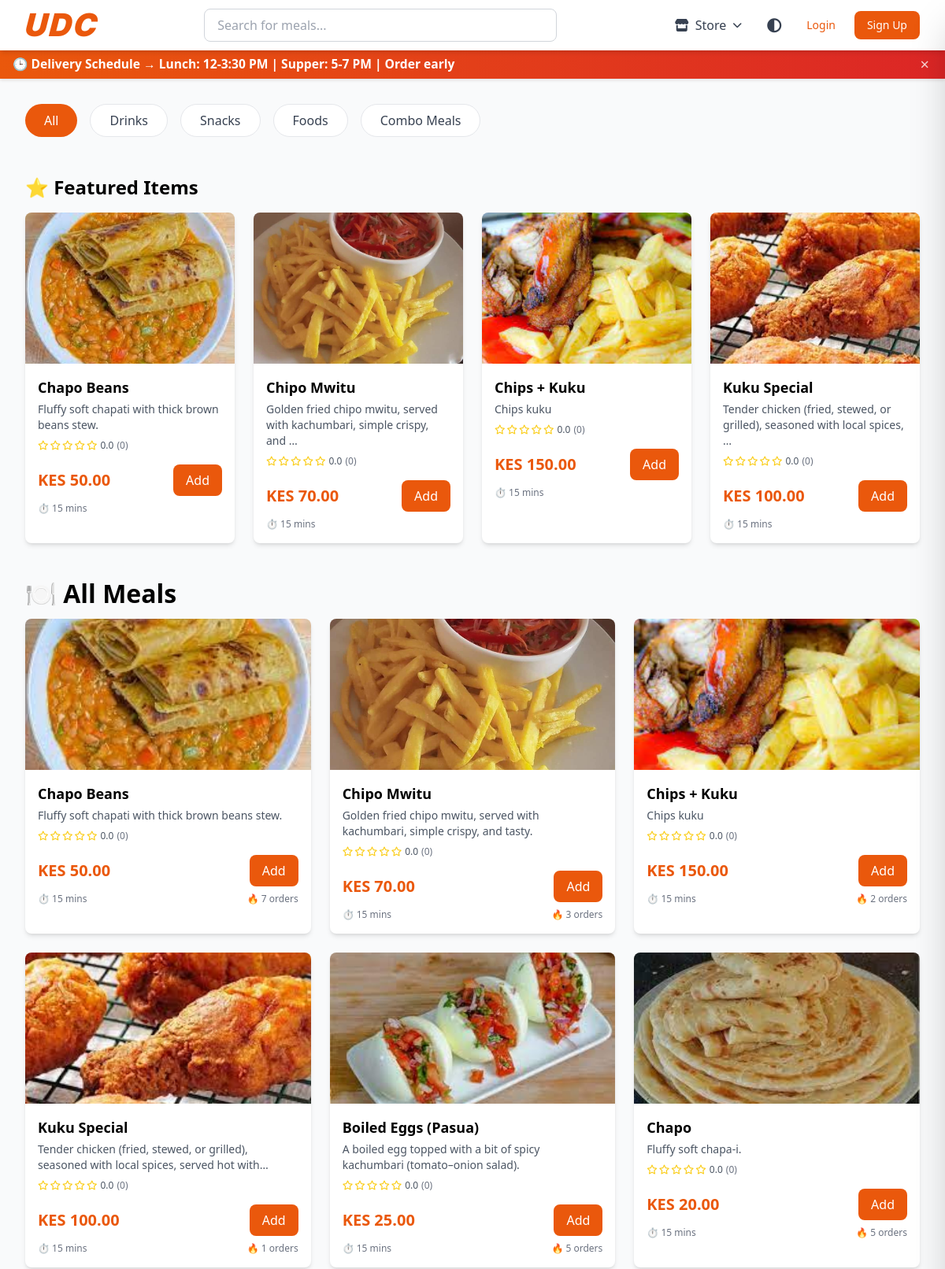
The app's page / (upper part), older data.
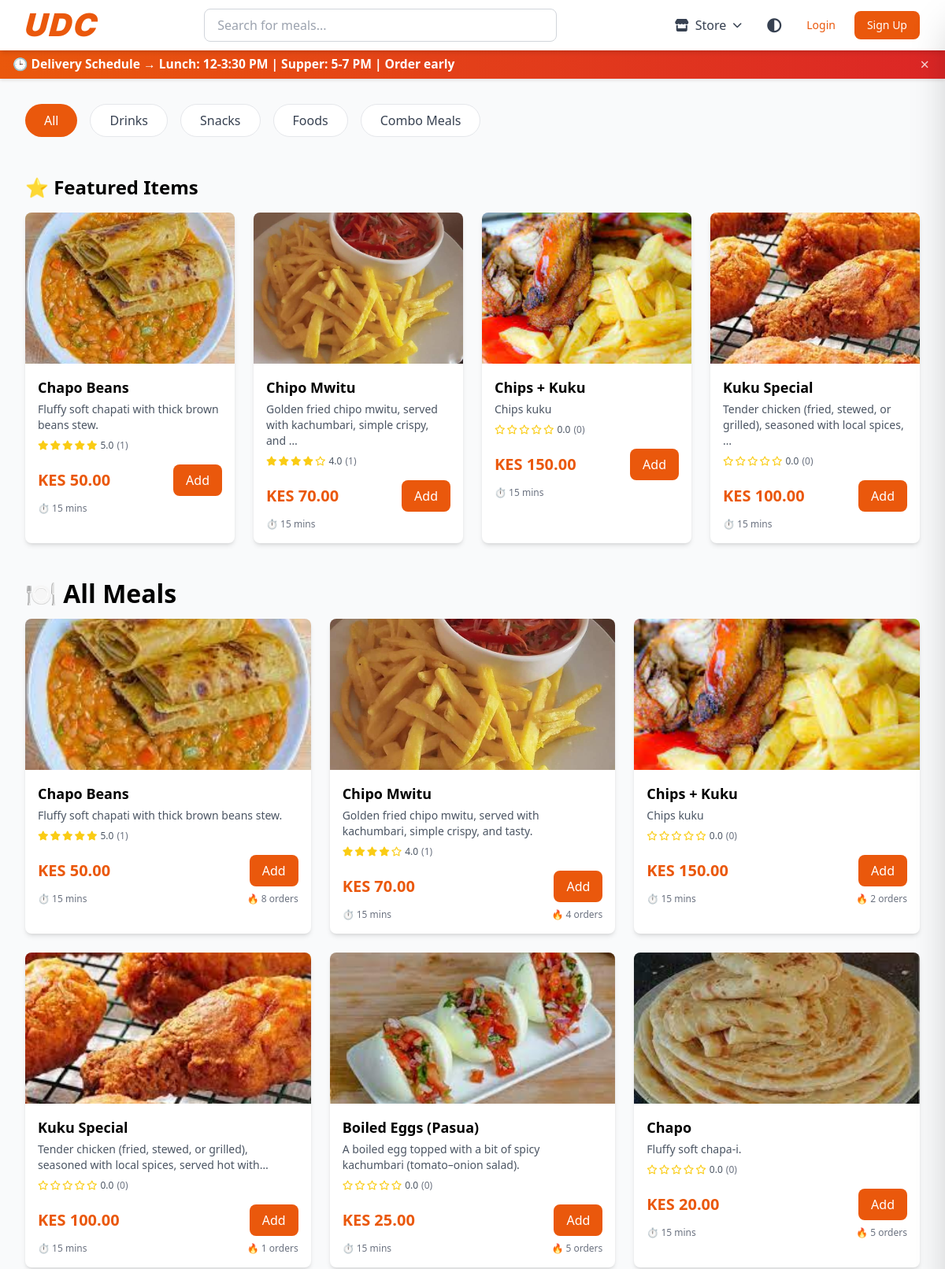
The same page, newer data.
### urbanfoods/models.py (models this page shows, shortened)
class FoodCategory(models.Model):
    STORE_CHOICES = [
        ('food', 'Food Store'),
        ('liquor', 'Liquor Store'),
        ('grocery', 'Grocery Shop'),
    ]
    name = models.CharField(max_length=50, unique=True)
    description = models.TextField(blank=True)
    icon = models.CharField(max_length=50, blank=True)  # emoji or icon class
    order = models.IntegerField(default=0)  # for sorting
    store_type = models.CharField(max_length=10, choices=STORE_CHOICES, default='food')
    class Meta:
        verbose_name_plural = "Food Categories"
        ordering = ['order', 'name']

class FoodItem(models.Model):
    STORE_CHOICES = [
        ('food', 'Food Store'),
        ('liquor', 'Liquor Store'),
        ('grocery', 'Grocery Shop'),
    ]
    name = models.CharField(max_length=100)
    description = models.TextField()
    category = models.ForeignKey(FoodCategory, on_delete=models.CASCADE, related_name='items')
    price = models.DecimalField(max_digits=10, decimal_places=2, validators=[MinValueValidator(0)])
    image = models.ImageField(upload_to='food_images/')
    prep_time = models.IntegerField(help_text="Preparation time in minutes", default=15)
    is_available = models.BooleanField(default=True)
    is_featured = models.BooleanField(default=False)
    is_meal_of_day = models.BooleanField(default=False)
    times_ordered = models.IntegerField(default=0)  # for popularity tracking
    store_type = models.CharField(max_length=10, choices=STORE_CHOICES, default='food')
    bottle_size = models.CharField(max_length=20, blank=True, help_text="For liquor items (e.g., 250ml, 500ml, 750ml)")
    created_at = models.DateTimeField(auto_now_add=True)
    updated_at = models.DateTimeField(auto_now=True)
    @property
    def is_liquor(self):
        return self.store_type == 'liquor'
    @property
    def average_rating(self):
        reviews = self.reviews.all()
        if reviews.exists():
            return round(sum(review.rating for review in reviews) / reviews.count(), 1)
        return 0
    @property
    def review_count(self):
        return self.reviews.count()
    class Meta:
        ordering = ['-is_featured', '-times_ordered', 'name']

class FoodReview(models.Model):
    user = models.ForeignKey(User, on_delete=models.CASCADE)
    food_item = models.ForeignKey(FoodItem, on_delete=models.CASCADE, related_name='reviews')
    order = models.ForeignKey(Order, on_delete=models.CASCADE)
    rating = models.IntegerField(validators=[MinValueValidator(1), MaxValueValidator(5)])
    comment = models.TextField(blank=True)
    created_at = models.DateTimeField(auto_now_add=True)
    class Meta:
        unique_together = ['user', 'food_item', 'order']
        ordering = ['-created_at']

### urbanfoods/views.py (the view)
# urls.py: path('', views.homepage, name='homepage'),
def homepage(request):
    store_type = request.session.get('store_type', 'food')
    categories = FoodCategory.objects.filter(store_type=store_type)
    category_id = request.GET.get('category')
    search_query = request.GET.get('q')
    food_items = FoodItem.objects.filter(is_available=True, store_type=store_type)
    if category_id:
        food_items = food_items.filter(category_id=category_id)
    if search_query:
        food_items = food_items.filter(
            Q(name__icontains=search_query) |
            Q(description__icontains=search_query)
        )
    meal_of_day = FoodItem.objects.filter(is_meal_of_day=True, is_available=True, store_type=store_type).first()
    featured_items_queryset = FoodItem.objects.filter(is_featured=True, is_available=True, store_type=store_type)[:4]
    featured_items = list(featured_items_queryset) if featured_items_queryset else []
    popular_items = FoodItem.objects.filter(is_available=True, store_type=store_type).order_by('-times_ordered')[:6]
    cart_count = 0
    if request.user.is_authenticated:
        cart, _ = Cart.objects.get_or_create(user=request.user)
        cart_count = cart.item_count
    context = {
        'categories': categories,
        'food_items': food_items,
        'meal_of_day': meal_of_day,
        'featured_items': featured_items,
        'popular_items': popular_items,
        'cart_count': cart_count,
        'selected_category': category_id,
        'search_query': search_query,
        'store_type': store_type,
    }
    return render(request, 'homepage.html', context)

### urbanfoods/templates/homepage.html (shortened to what this page needs)
{% load static %}
{% load rating_tags %}
<!DOCTYPE html>
<html lang="en">
<head>
    <script src="https://cdn.tailwindcss.com"></script>
    <link rel="stylesheet" href="https://cdnjs.cloudflare.com/ajax/libs/font-awesome/6.4.0/css/all.min.css">
    <link rel="stylesheet" href="{% static 'styles.css' %}">
</head>
<body class="bg-gray-50">
    <nav class="bg-white shadow-md sticky top-0 z-40">
        <div class="max-w-7xl mx-auto px-4 sm:px-6 lg:px-8">
            <div class="flex justify-between items-center h-16">
                <div class="flex flex-col items-start">
                    <a href="/" style="text-decoration: none;">
                        <h1 class="brand-logo">UDC</h1>
                    </a>
                </div>
                <div class="hidden md:flex flex-1 max-w-md mx-8">
                    <input
                        type="text"
                        id="searchInput"
                        placeholder="{% if store_type == 'liquor' %}Search for drinks...{% elif store_type == 'grocery' %}Search for groceries...{% else %}Search for meals...{% endif %}"
                        class="w-full px-4 py-2 border border-gray-300 rounded-lg focus:outline-none focus:ring-2 focus:ring-orange-500"
                    >
                </div>
                <div class="flex items-center gap-2">
                    <div class="relative">
                        <button onclick="toggleStoreDropdown()" class="flex items-center gap-2 px-4 py-2 text-gray-700 hover:text-orange-600 rounded-lg hover:bg-gray-100">
                            <i class="fas fa-store"></i>
                            <span class="hidden sm:inline">Store</span>
                            <i id="storeDropdownIcon" class="fas fa-chevron-down text-xs"></i>
                        </button>
                    </div>
                    <div class="relative">
                        <button onclick="toggleThemeMenu()" class="text-gray-700 hover:text-orange-600 p-2 rounded-lg hover:bg-gray-100">
                            <i id="themeIcon" class="fas fa-sun text-lg"></i>
                        </button>
                    </div>
                    {% if user.is_authenticated %}
                        <a href="/orders/" class="hidden sm:block text-gray-700 hover:text-orange-600 text-sm">My Orders</a>
                        <button onclick="toggleCart()" class="relative">
                            <svg class="w-6 h-6 sm:w-8 sm:h-8 text-gray-700 hover:text-orange-600" fill="none" stroke="currentColor" viewBox="0 0 24 24">
                                <path stroke-linecap="round" stroke-linejoin="round" stroke-width="2" d="M3 3h2l.4 2M7 13h10l4-8H5.4M7 13L5.4 5M7 13l-2.293 2.293c-.63.63-.184 1.707.707 1.707H17m0 0a2 2 0 100 4 2 2 0 000-4zm-8 2a2 2 0 11-4 0 2 2 0 014 0z"></path>
                            </svg>
                            <span id="cartBadge" class="absolute -top-2 -right-2 bg-orange-600 text-white text-xs rounded-full w-5 h-5 flex items-center justify-center">0</span>
                        </button>
                        <a href="/profile/" class="text-gray-700 hover:text-orange-600">
                            <svg class="w-6 h-6 sm:w-8 sm:h-8" fill="none" stroke="currentColor" viewBox="0 0 24 24">
                                <path stroke-linecap="round" stroke-linejoin="round" stroke-width="2" d="M16 7a4 4 0 11-8 0 4 4 0 018 0zM12 14a7 7 0 00-7 7h14a7 7 0 00-7-7z"></path>
                            </svg>
                        </a>
                    {% else %}
                        <a href="/login/" class="px-2 py-1 sm:px-4 sm:py-2 text-orange-600 hover:text-orange-700 text-sm whitespace-nowrap">Login</a>
                        <a href="/signup/" class="px-2 py-1 sm:px-4 sm:py-2 bg-orange-600 text-white rounded-lg hover:bg-orange-700 text-sm whitespace-nowrap">Sign Up</a>
                    {% endif %}
                </div>
            </div>
        </div>
    </nav>
    {% if store_type == 'food' %}
    <div id="delivery-banner" class="delivery-banner">
        <div class="banner-content">
            <span class="banner-text">🕒 Delivery Schedule → Lunch: 12-3:30 PM | Supper: 5-7 PM | Order early</span>
            <button class="banner-close" onclick="dismissBanner()">&times;</button>
        </div>
    </div>
    {% endif %}
    <div class="max-w-7xl mx-auto px-4 sm:px-6 lg:px-8 py-8">
        <div class="mb-8">
            <div class="flex gap-4 overflow-x-auto pb-4">
                <button data-category="all" class="category-btn px-6 py-2 bg-orange-600 text-white rounded-full whitespace-nowrap hover:bg-orange-700">
                    All
                </button>
                {% for category in categories %}
                <button data-category="{{ category.id }}" class="category-btn px-6 py-2 bg-white text-gray-700 rounded-full whitespace-nowrap hover:bg-orange-50 border border-gray-200">
                    {{ category.icon }} {{ category.name }}
                </button>
                {% endfor %}
            </div>
        </div>
        {% if featured_items %}
        <div class="mb-12">
            <h2 class="text-2xl font-bold mb-4">⭐ {% if store_type == 'liquor' %}Featured Drinks{% elif store_type == 'grocery' %}Featured Groceries{% else %}Featured Items{% endif %}</h2>
            <div class="grid grid-cols-2 md:grid-cols-2 lg:grid-cols-4 gap-4 md:gap-6">
                {% for item in featured_items %}
                <div class="bg-white rounded-lg shadow-md overflow-hidden hover:shadow-lg transition">
                    <img src="{{ item.image.url }}" alt="{{ item.name }}" class="w-full h-48 object-cover">
                    <div class="p-4">
                        <div class="flex items-start justify-between mb-1">
                            <h3 class="font-bold text-lg">{{ item.name }}</h3>
                        </div>
                        <p class="text-gray-600 text-sm mt-1">{{ item.description|truncatewords:10 }}</p>
                        <div class="rating-section flex items-center gap-1 mt-2 flex-wrap">
                            <div class="stars-container flex items-center gap-0.5">
                                {% for star_type in item.average_rating|star_rating %}
                                    {% if star_type == 'full' %}
                                        <i class="fas fa-star text-yellow-400 text-xs"></i>
                                    {% elif star_type == 'half' %}
                                        <i class="fas fa-star-half-alt text-yellow-400 text-xs"></i>
                                    {% else %}
                                        <i class="far fa-star text-yellow-400 text-xs"></i>
                                    {% endif %}
                                {% endfor %}
                            </div>
                            <span class="rating-value text-xs text-gray-600 font-medium">{{ item.average_rating|floatformat:1 }}</span>
                            <span class="review-count text-xs text-gray-500">({{ item.review_count }})</span>
                        </div>
                        <div class="flex items-center justify-between mt-4">
                            <span class="text-orange-600 font-bold text-xl">KES {{ item.price }}</span>
                            <button onclick="addToCart({{ item.id }}, 1)" class="bg-orange-600 text-white px-4 py-2 rounded-lg hover:bg-orange-700">
                                Add
                            </button>
                        </div>
                        <p class="text-gray-500 text-xs mt-2">⏱️ {{ item.prep_time }} mins</p>
                    </div>
                </div>
                {% endfor %}
            </div>
        </div>
        {% endif %}
        <div class="mb-8">
            <h2 class="text-2xl font-bold mb-4" style="font-weight: 800; font-size: 2rem;">{% if store_type == 'liquor' %} All Drinks{% elif store_type == 'grocery' %} All Groceries{% else %}🍽️ All Meals{% endif %}</h2>
            {% if food_items %}
            <div id="foodGrid" class="grid grid-cols-2 md:grid-cols-2 lg:grid-cols-3 xl:grid-cols-4 gap-4 md:gap-6">
                {% for item in food_items %}
                <div class="food-item bg-white rounded-lg shadow-md overflow-hidden hover:shadow-lg transition" data-category="{{ item.category.id }}">
                    <div class="relative">
                        <img src="{{ item.image.url }}" alt="{{ item.name }}" class="w-full h-48 object-cover">
                    </div>
                    <div class="p-4">
                        <div class="flex items-start justify-between mb-1">
                            <h3 class="font-bold text-lg">{{ item.name }}</h3>
                        </div>
                        <p class="text-gray-600 text-sm mt-1 line-clamp-2">{{ item.description }}</p>
                        <div class="rating-section flex items-center gap-1 mt-2 flex-wrap">
                            <div class="stars-container flex items-center gap-0.5">
                                {% for star_type in item.average_rating|star_rating %}
                                    {% if star_type == 'full' %}
                                        <i class="fas fa-star text-yellow-400 text-xs"></i>
                                    {% elif star_type == 'half' %}
                                        <i class="fas fa-star-half-alt text-yellow-400 text-xs"></i>
                                    {% else %}
                                        <i class="far fa-star text-yellow-400 text-xs"></i>
                                    {% endif %}
                                {% endfor %}
                            </div>
                            <span class="rating-value text-xs text-gray-600 font-medium">{{ item.average_rating|floatformat:1 }}</span>
                            <span class="review-count text-xs text-gray-500">({{ item.review_count }})</span>
                        </div>
                        <div class="flex items-center justify-between mt-4">
                            <span class="text-orange-600 font-bold text-xl">KES {{ item.price }}</span>
                            {% if item.is_available %}
                            <button onclick="addToCart({{ item.id }}, 1)" class="bg-orange-600 text-white px-4 py-2 rounded-lg hover:bg-orange-700">
                                Add
                            </button>
                            {% endif %}
                        </div>
                        <div class="flex items-center justify-between mt-2">
                            <span class="text-gray-500 text-xs">⏱️ {{ item.prep_time }} mins</span>
                            <span class="text-gray-500 text-xs">🔥 {{ item.times_ordered }} orders</span>
                        </div>
                    </div>
                </div>
                {% endfor %}
            </div>
            {% endif %}
        </div>
    </div>
</body>
</html>

Row changes from the older to the newer data that the page shows:
changed FoodItem "Chapo Beans": average_rating "0.0" → "5.0"; review_count "0" → "1"; times_ordered "7" → "8"
changed FoodItem "Chipo Mwitu": average_rating "0.0" → "4.0"; review_count "0" → "1"; times_ordered "3" → "4"
